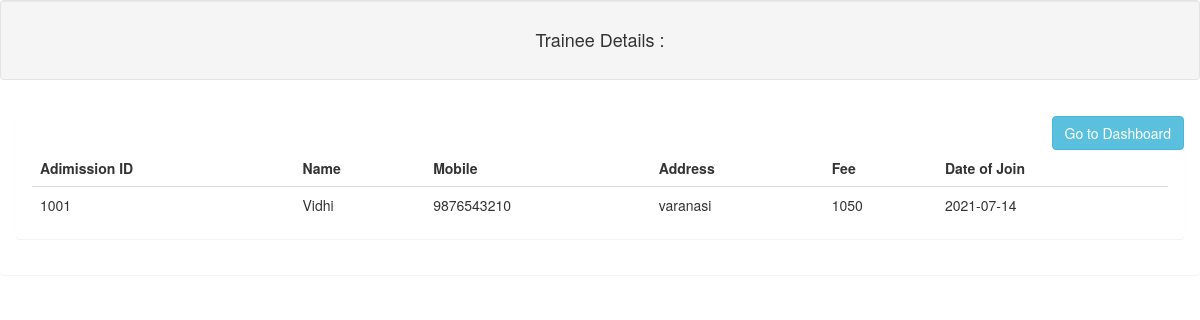
The page /trainee_records.php (signed in) on the database its author committed.
### tables this page shows
CREATE TABLE IF NOT EXISTS `trainee` (
  `add_id` int(15) NOT NULL AUTO_INCREMENT,
  `name` varchar(50) NOT NULL,
  `mob` varchar(15) NOT NULL,
  `address` varchar(100) NOT NULL,
  `fee` int(15) NOT NULL,
  `Date` date NOT NULL,
  `gender` varchar(10) NOT NULL,
  PRIMARY KEY (`add_id`),
  UNIQUE KEY `mob` (`mob`)
);

### trainee_records.php (the view, shortened to what this page needs)
<!DOCTYPE html>
<html lang="en">
<head>
    <?php
        include('js.php');
    ?>
</head>
<body>
<div class="well text-center"><h4>Trainee Details : </h4></div>
		<div class="panel panel-body">
		<a href="trainee_dashboard.php" class="btn btn-info pull-right">Go to Dashboard</a>
		<div class="panel panel-body">
			<table class="table">
				<tr>
					<th><b>Adimission ID</b></th>
					<th><b>Name</b></th>
					<th><b>Mobile</b></th>
					<th><b>Address</b></th>
					<th><b>Fee</b></th>
					<th><b>Date of Join</b></th>
				</tr>
				<?php
				 include('db.php');
				$query = "select * from trainee where add_id='$_SESSION[add_id]'";
				$query_run = mysqli_query($conn, $query);
				while ($row = mysqli_fetch_array($query_run))
				{
				?>
				<tr>
					<td><?php echo $row['add_id'];?></td>
					<td><?php echo $row['name'];?></td>
					<td><?php echo $row['mob'];?></td>
					<td><?php echo $row['address'];?></td>
					<td><?php echo $row['fee'];?></td>
					<td><?php echo $row['Date'];?></td>
				</tr>
				<?php
				}?>
			</table>
			</div>
</div>
</body>
</html>

### rows shown on the page
trainee: add_id "1001", name "Vidhi", mob "9876543210", address "varanasi", fee "1050", Date "2021-07-14"
